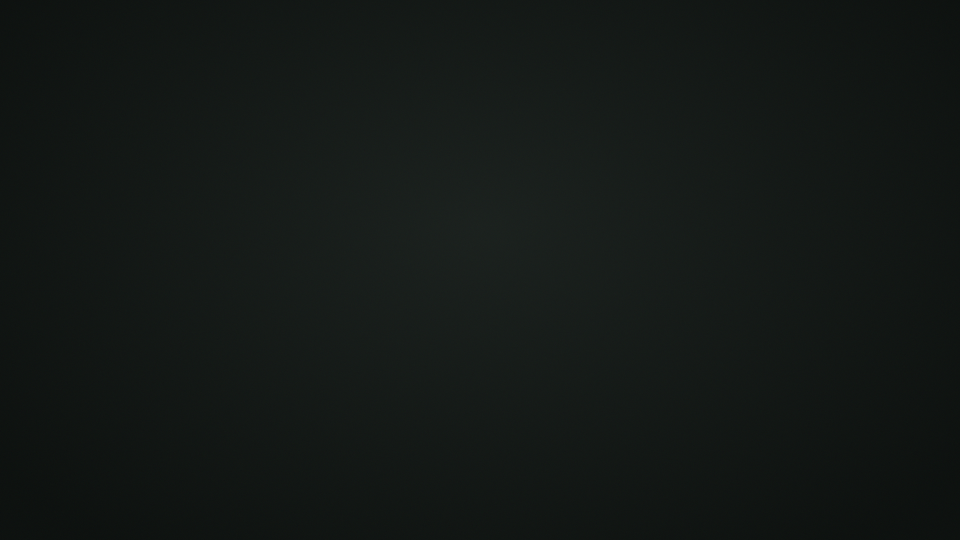
#> input picture Ranger_Video_Kit/drift_project/assets/bg.png, 1920 x 1080 px, found by its file name (shown at 1/2 size)
$ python -i anim.py   (imports and definitions only)
#> lines starting #> are read from the running program, lines starting #| are printed output that depends on the picture; pictures that were not available may be replaced by others from this repository, and a replacement may not be noted
"""Frame-rendered motion pieces, piped to ffmpeg: hook, network, wifi link."""
import math
import os
import subprocess
import sys
import numpy as np
from PIL import Image, ImageDraw, ImageFilter, ImageFont

W = os.path.dirname(os.path.dirname(os.path.abspath(__file__)))
A = os.path.join(W, "build/assets")
FONT = "/usr/share/fonts/opentype/inter/Inter-{}.otf"
FPS = 30


def font(weight, size):
    return ImageFont.truetype(FONT.format(weight), size)


def ease(t):
    t = min(max(t, 0.0), 1.0)
    return t * t * (3 - 2 * t)


def ease_out(t):
    t = min(max(t, 0.0), 1.0)
    return 1 - (1 - t) ** 3


def writer(path, size, alpha=False):
    w, h = size
    if alpha:
        args = ["-c:v", "ffv1", "-pix_fmt", "yuva420p", path]
        pix = "rgba"
    else:
        args = ["-c:v", "libx264", "-crf", "14", "-preset", "medium", "-pix_fmt", "yuv420p", path]
        pix = "rgb24"
    return subprocess.Popen(["ffmpeg", "-v", "error", "-y", "-f", "rawvideo", "-pix_fmt", pix,
                             "-s", f"{w}x{h}", "-r", str(FPS), "-i", "-"] + args, stdin=subprocess.PIPE)


# ---------------------------------------------------------------- hook
# [84 lines left out: functions phone_layer, hook, not called in this run]


# ---------------------------------------------------------------- network
def contour_map():
    h, w = 1080, 1920
    yy, xx = np.mgrid[0:h, 0:w].astype(np.float32) / 260.0
    f = (np.sin(xx * 1.3 + np.sin(yy * 0.7) * 1.6) + np.cos(yy * 1.1 - np.sin(xx * 0.5) * 2.0)
         + 0.5 * np.sin((xx + yy) * 2.3))
    band = np.abs(((f * 3.0) % 1.0) - 0.5)
    lines = (band > 0.47).astype(np.float32)
    img = np.zeros((h, w, 4), np.uint8)
    img[..., 0], img[..., 1], img[..., 2] = 0x3F, 0x8F, 0x68
    img[..., 3] = (lines * 38).astype(np.uint8)
    m = Image.fromarray(img, "RGBA").filter(ImageFilter.GaussianBlur(0.8))
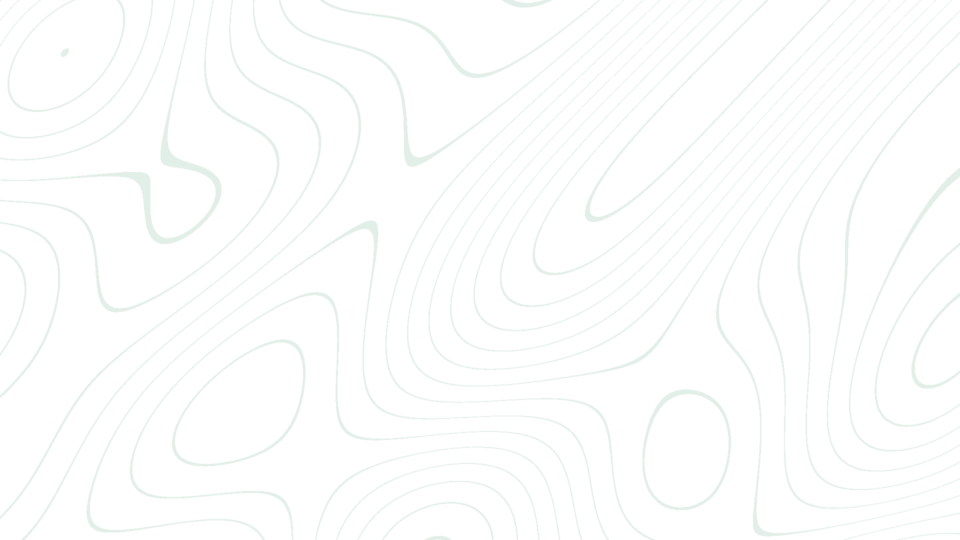
#> m: PIL image 1920x1080 RGBA (shown at 1/2 size); mean R, G, B, A 63, 143, 104, 2.3; transparent parts drawn white
    # fade the map toward the left (text side)
    fade = np.clip((np.arange(w) - 500) / 500, 0.25, 1.0)
    a = np.asarray(m.getchannel("A"), np.float32) * fade[None, :]
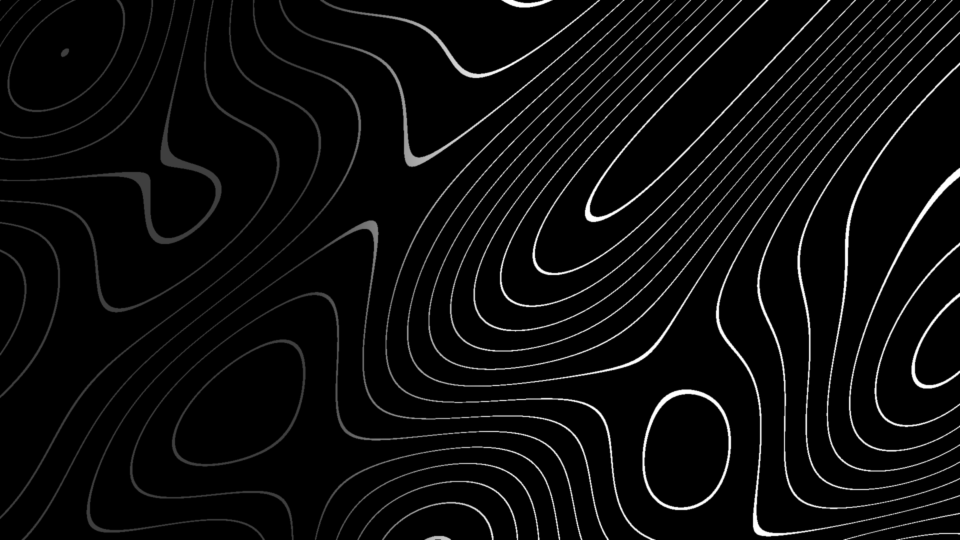
#> a: shape (1080, 1920) float64 (shown at 1/2 size); min 0, max 38, mean 1.6; drawn with min black and max white
    m.putalpha(Image.fromarray(a.astype(np.uint8)))
    return m


def lock_icon(size=56):
    im = Image.new("RGBA", (size * 2, size * 2), (0, 0, 0, 0))
    d = ImageDraw.Draw(im)
    c = size
    d.ellipse([0, 0, size * 2 - 1, size * 2 - 1], fill=(0x2F, 0x6D, 0x4F, 255), outline=(0x8F, 0xD8, 0xB0, 255), width=4)
    d.rounded_rectangle([c - 22, c - 4, c + 22, c + 30], 6, fill=(255, 255, 255, 255))
    d.arc([c - 15, c - 30, c + 15, c + 6], 180, 360, fill=(255, 255, 255, 255), width=7)
    d.line([c - 15, c - 12, c - 15, c - 2], fill=(255, 255, 255, 255), width=7)
    d.line([c + 15, c - 12, c + 15, c - 2], fill=(255, 255, 255, 255), width=7)
    d.ellipse([c - 5, c + 6, c + 5, c + 16], fill=(0x2F, 0x6D, 0x4F, 255))
    return im.resize((size, size), Image.LANCZOS)


def network(path, secs=12.0):
    size = (1920, 1080)
    bg = Image.open(f"{A}/bg.png").convert("RGBA")
    cmap = contour_map()
    dev = Image.open(os.path.join(W, "build/cut/IMG_9657.png")).convert("RGBA")
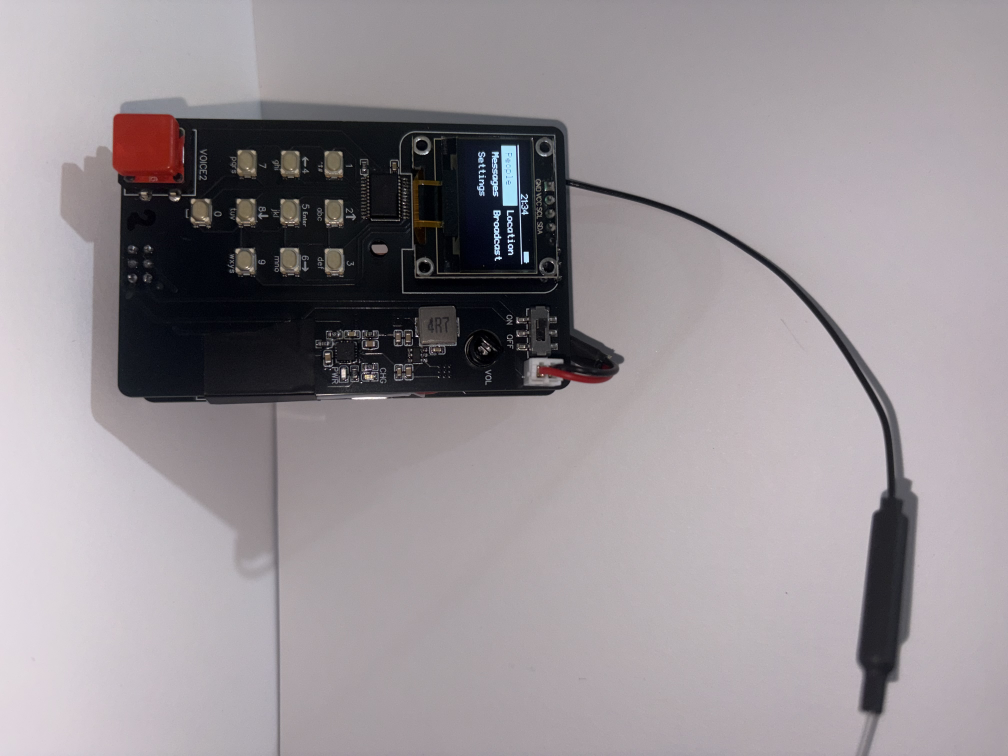
#> input picture Ranger_Video_Kit/raw_footage/photos/IMG_9657.jpeg, 4032 x 3024 px, given in place of IMG_9657.png, which was not available (shown at 1/4 size)
    dev = dev.resize((round(dev.width * 200 / dev.height), 200), Image.LANCZOS)
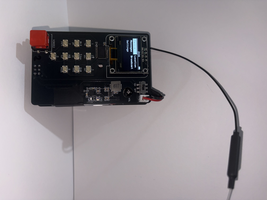
#> dev: PIL image 267x200 RGBA; mean R, G, B, A 151.5, 145, 149.6, 255
    nodes = [(840, 800), (1250, 330), (1690, 770)]
    names = ["Ranger 1", "Ranger 2", "Ranger 3"]
    lock = lock_icon(64)
#> in lock_icon, `im = Image.new("RGBA", (size * 2, size * 2), (0, 0, 0, 0))`: im: PIL image 128x128 RGBA; every value is 0
#> in lock_icon, `return im.resize((size, size), Image.LANCZOS)`:
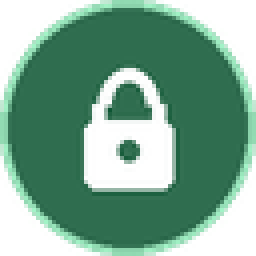
#> returned value: PIL image 64x64 RGBA (shown 4 times larger); mean R, G, B, A 78.7, 125.1, 101.5, 200.1; transparent parts drawn white
    f_lab = font("Medium", 28)
    f_tag = font("SemiBold", 26)
    # (start, from, to)
    hops = [(1.6, 0, 1), (3.7, 1, 2), (6.6, 2, 1), (8.7, 1, 0)]
    hop_d = 1.5
    p = writer(path, size)
    for fno in range(int(secs * FPS)):
        s = fno / FPS
        fr = bg.copy()
        cm = cmap.copy()
        cm.putalpha(cm.getchannel("A").point(lambda v: int(v * ease(s / 1.0))))
        fr = Image.alpha_composite(fr, cm)
        ov = Image.new("RGBA", size, (0, 0, 0, 0))
        d = ImageDraw.Draw(ov)
        # links
        la = ease((s - 1.0) / 0.6)
        for i, j in ((0, 1), (1, 2)):
            (x0, y0), (x1, y1) = nodes[i], nodes[j]
            n = 26
            for k in range(n):
                if k % 2:
                    continue
                a0, a1 = k / n, (k + 1) / n
                d.line([x0 + (x1 - x0) * a0, y0 + (y1 - y0) * a0, x0 + (x1 - x0) * a1, y0 + (y1 - y0) * a1],
                       fill=(0x6F, 0xB8, 0x92, int(110 * la)), width=3)
        # rings: emitted at each hop start, from the sender
        for t0, i, j in hops:
            for r_off in (0.0, 0.35, 0.7):
                age = s - t0 - r_off
                if 0 <= age < 1.4:
                    r = 40 + 330 * ease_out(age / 1.4)
                    a = int(150 * (1 - age / 1.4))
                    x, y = nodes[i]
                    d.ellipse([x - r, y - r, x + r, y + r], outline=(0x8F, 0xD8, 0xB0, a), width=3)
            # arrival flash on receiver
            age = s - (t0 + hop_d)
            if 0 <= age < 0.8:
                r = 60 + 90 * ease_out(age / 0.8)
                x, y = nodes[j]
                d.ellipse([x - r, y - r, x + r, y + r], outline=(255, 255, 255, int(200 * (1 - age / 0.8))), width=4)
        fr = Image.alpha_composite(fr, ov)
        # nodes
        for k, (x, y) in enumerate(nodes):
            a = ease((s - 0.3 - 0.2 * k) / 0.5)
            if a <= 0:
                continue
            sc = 0.9 + 0.1 * a
            dv = dev.resize((max(1, int(dev.width * sc)), max(1, int(dev.height * sc))), Image.LANCZOS)
            dv.putalpha(dv.getchannel("A").point(lambda v: int(v * a)))
            halo = Image.new("RGBA", size, (0, 0, 0, 0))
            ImageDraw.Draw(halo).ellipse([x - 120, y - 120, x + 120, y + 120], fill=(0x2F, 0x6D, 0x4F, int(90 * a)))
            fr = Image.alpha_composite(fr, halo.filter(ImageFilter.GaussianBlur(40)))
            fr.alpha_composite(dv, (int(x - dv.width / 2), int(y - dv.height / 2)))
            ImageDraw.Draw(fr).text((x, y + 128), names[k], font=f_lab, fill=(0xC9, 0xD3, 0xCD, int(255 * a)), anchor="mm")
        # packet
        for t0, i, j in hops:
            u = (s - t0) / hop_d
            if 0 <= u <= 1:
                e = ease(u)
                (x0, y0), (x1, y1) = nodes[i], nodes[j]
                x, y = x0 + (x1 - x0) * e, y0 + (y1 - y0) * e - math.sin(math.pi * e) * 40
                fr.alpha_composite(lock, (int(x - 32), int(y - 32)))
        # tags
        dd = ImageDraw.Draw(fr)
        for t0, t1, txt, (x, y) in ((3.2, 6.4, "Relayed", (1250, 200)), (5.2, 8.4, "Delivered", (1690, 640)),
                                    (8.2, 12.0, "Relayed", (1250, 200)), (10.2, 12.0, "Delivered", (840, 670))):
            a = ease((s - t0) / 0.3) * (1 - ease((s - (t1 - 0.3)) / 0.3))
            if a > 0:
                tw = dd.textlength(txt, font=f_tag)
                box = Image.new("RGBA", size, (0, 0, 0, 0))
                bd = ImageDraw.Draw(box)
                bd.rounded_rectangle([x - tw / 2 - 20, y - 24, x + tw / 2 + 20, y + 24], 24, fill=(0x2F, 0x6D, 0x4F, int(235 * a)))
                bd.text((x, y), txt, font=f_tag, fill=(255, 255, 255, int(255 * a)), anchor="mm")
                fr = Image.alpha_composite(fr, box)
        p.stdin.write(np.asarray(fr.convert("RGB")).tobytes())
    p.stdin.close()
    p.wait()


# ---------------------------------------------------------------- wifi link
# [24 lines left out: function wifi_link, not called in this run]


# [8 lines not run here, left out]

#> (the run stopped early here; a loop or call above may not have finished)
